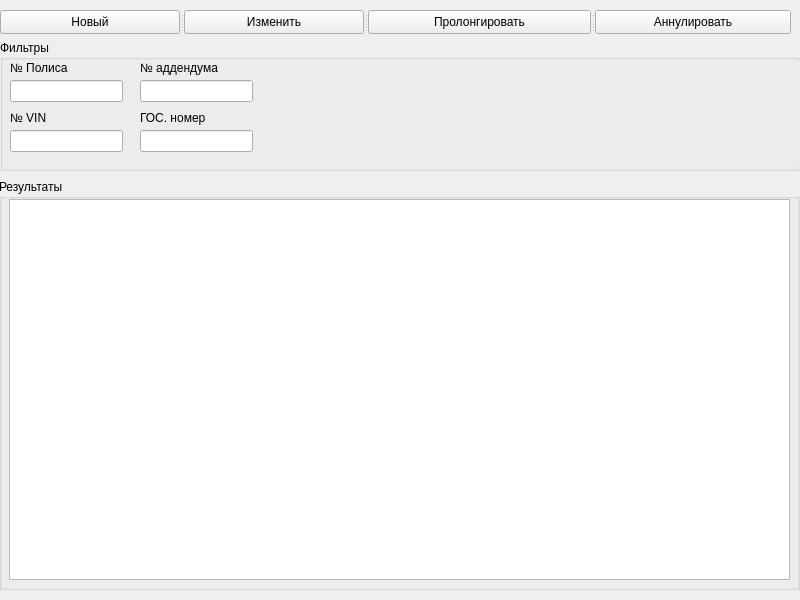
<?xml version="1.0" encoding="UTF-8"?>
<ui version="4.0">
 <author>Федулов М.А.</author>
 <class>MainWindow</class>
 <widget class="QMainWindow" name="MainWindow">
  <property name="geometry">
   <rect>
    <x>0</x>
    <y>0</y>
    <width>800</width>
    <height>600</height>
   </rect>
  </property>
  <property name="windowTitle">
   <string>CTP</string>
  </property>
  <widget class="QWidget" name="centralwidget">
   <widget class="QGroupBox" name="groupBox">
    <property name="geometry">
     <rect>
      <x>0</x>
      <y>40</y>
      <width>801</width>
      <height>131</height>
     </rect>
    </property>
    <property name="title">
     <string>Фильтры</string>
    </property>
    <widget class="QLineEdit" name="lineEdit">
     <property name="geometry">
      <rect>
       <x>10</x>
       <y>40</y>
       <width>113</width>
       <height>22</height>
      </rect>
     </property>
    </widget>
    <widget class="QLabel" name="label">
     <property name="geometry">
      <rect>
       <x>10</x>
       <y>20</y>
       <width>61</width>
       <height>16</height>
      </rect>
     </property>
     <property name="text">
      <string>№ Полиса</string>
     </property>
    </widget>
    <widget class="QLabel" name="label_2">
     <property name="geometry">
      <rect>
       <x>10</x>
       <y>70</y>
       <width>61</width>
       <height>16</height>
      </rect>
     </property>
     <property name="text">
      <string>№ VIN</string>
     </property>
    </widget>
    <widget class="QLineEdit" name="lineEdit_2">
     <property name="geometry">
      <rect>
       <x>10</x>
       <y>90</y>
       <width>113</width>
       <height>22</height>
      </rect>
     </property>
    </widget>
    <widget class="QLabel" name="label_3">
     <property name="geometry">
      <rect>
       <x>140</x>
       <y>20</y>
       <width>111</width>
       <height>16</height>
      </rect>
     </property>
     <property name="text">
      <string>№ аддендума</string>
     </property>
    </widget>
    <widget class="QLineEdit" name="lineEdit_3">
     <property name="geometry">
      <rect>
       <x>140</x>
       <y>40</y>
       <width>113</width>
       <height>22</height>
      </rect>
     </property>
    </widget>
    <widget class="QLineEdit" name="lineEdit_4">
     <property name="geometry">
      <rect>
       <x>140</x>
       <y>90</y>
       <width>113</width>
       <height>22</height>
      </rect>
     </property>
    </widget>
    <widget class="QLabel" name="label_4">
     <property name="geometry">
      <rect>
       <x>140</x>
       <y>70</y>
       <width>111</width>
       <height>16</height>
      </rect>
     </property>
     <property name="text">
      <string>ГОС. номер</string>
     </property>
    </widget>
   </widget>
   <widget class="QGroupBox" name="groupBox_2">
    <property name="geometry">
     <rect>
      <x>-1</x>
      <y>179</y>
      <width>801</width>
      <height>411</height>
     </rect>
    </property>
    <property name="title">
     <string>Результаты</string>
    </property>
    <widget class="QTableView" name="tableView">
     <property name="geometry">
      <rect>
       <x>10</x>
       <y>20</y>
       <width>781</width>
       <height>381</height>
      </rect>
     </property>
    </widget>
   </widget>
   <widget class="QSplitter" name="splitter">
    <property name="geometry">
     <rect>
      <x>0</x>
      <y>10</y>
      <width>791</width>
      <height>24</height>
     </rect>
    </property>
    <property name="orientation">
     <enum>Qt::Orientation::Horizontal</enum>
    </property>
    <widget class="QPushButton" name="new_button">
     <property name="text">
      <string>Новый</string>
     </property>
    </widget>
    <widget class="QPushButton" name="edit_button">
     <property name="text">
      <string>Изменить</string>
     </property>
    </widget>
    <widget class="QPushButton" name="extended_button">
     <property name="text">
      <string>Пролонгировать</string>
     </property>
    </widget>
    <widget class="QPushButton" name="revoke_button">
     <property name="text">
      <string>Аннулировать</string>
     </property>
    </widget>
   </widget>
  </widget>
 </widget>
 <resources/>
 <connections/>
</ui>
